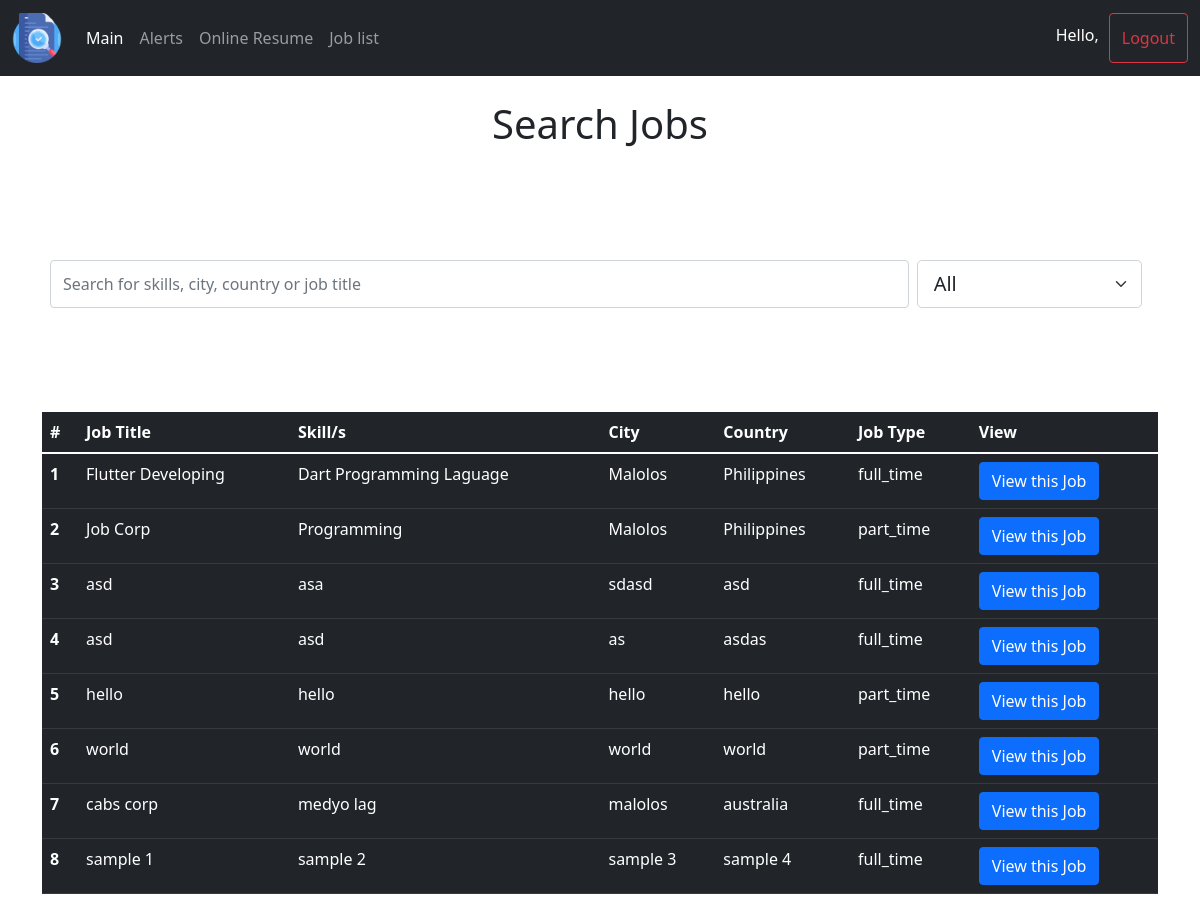
Screenshot of /mainpage/ with the database file from the repository.
### main_app/models.py (models this page shows, shortened)
class Job(models.Model):
    job_title = models.CharField(max_length=30, null=False, blank=False)
    job_type = models.CharField(max_length=30, null=False, blank=False)
    job_details = models.CharField(max_length=30, null=False, blank=False,default="n/a")
    skills = models.CharField(max_length=30, null=False, blank=False)
    city = models.CharField(max_length=30, null=False, blank=False)
    country = models.CharField(max_length=30, null=False, blank=False)
    company_id = models.IntegerField(default='0')
    job_id = models.BigAutoField(primary_key=True)

### main_app/views.py (the view)
# urls.py: path('mainpage/', views.main_page, name="mainpage"),
def main_page(request):
    request.session['page'] = "mainpage"
    jobs = Job.objects.all()
    return render(request,'user/mainpage.html',{"jobs":jobs})

### main_app/templates/user/mainpage.html (shortened to what this page needs)
{% include 'user/main_base.html' %}
{% load static %}
{% block content %}
<div class="container">
    <br>
    <h1 align="center">Search Jobs</h1>
    <br>
    <br>
    <br>
    <br>
    <div class="d-flex p-2 bd-highlight">
        <input class="form-control me-2" type="search" placeholder="Search for skills, city, country or job title" aria-label="Search" id="search_job" name="search">
        <select class="form-select form-select-lg me-2 w-25" aria-label=".form-select-lg example" name="filter" id="filter">
            <option value="all">All</option>
        </select>
    </div>
    <br>
    <br>
    <br>
    <br>
    <table class="table table-dark table-hover" id="table">
        <thead>
          <tr>
            <th scope="col">#</th>
            <th scope="col">Job Title</th>
            <th scope="col">Skill/s</th>
            <th scope="col">City</th>
            <th scope="col">Country</th>
            <th scope="col">Job Type</th>
            <th>View</th>
          </tr>
        </thead>
        <tbody>
           {% for job in jobs %}
          <tr>
            <th scope="row">{{forloop.counter}}</th>
            <td>{{job.job_title}}</td>
            <td>{{job.skills}}</td>
            <td>{{job.city}}</td>
            <td>{{job.country}}</td>
            <td>{{job.job_type}}</td>
            <td>
                <button type="submit" class="btn btn-primary" data-bs-toggle="modal" data-bs-target="#view_job_modal" onclick="get_details('{{job.job_details}}','{{job.job_id}}')">View this Job</button>
            </td>
          </tr>
          {% endfor %}
        </tbody>
    </table>
</div>
{% endblock %}

### rows the page displays
Job: job_title "Flutter Developing", skills "Dart Programming Laguage", city "Malolos", country "Philippines", job_type "full_time"
Job: job_title "Job Corp", skills "Programming", city "Malolos", country "Philippines", job_type "part_time"
Job: job_title "asd", skills "asa", city "sdasd", country "asd", job_type "full_time"
Job: job_title "asd", skills "asd", city "as", country "asdas", job_type "full_time"
Job: job_title "hello", skills "hello", city "hello", country "hello", job_type "part_time"
Job: job_title "world", skills "world", city "world", country "world", job_type "part_time"
Job: job_title "cabs corp", skills "medyo lag", city "malolos", country "australia", job_type "full_time"
Job: job_title "sample 1", skills "sample 2", city "sample 3", country "sample 4", job_type "full_time"
